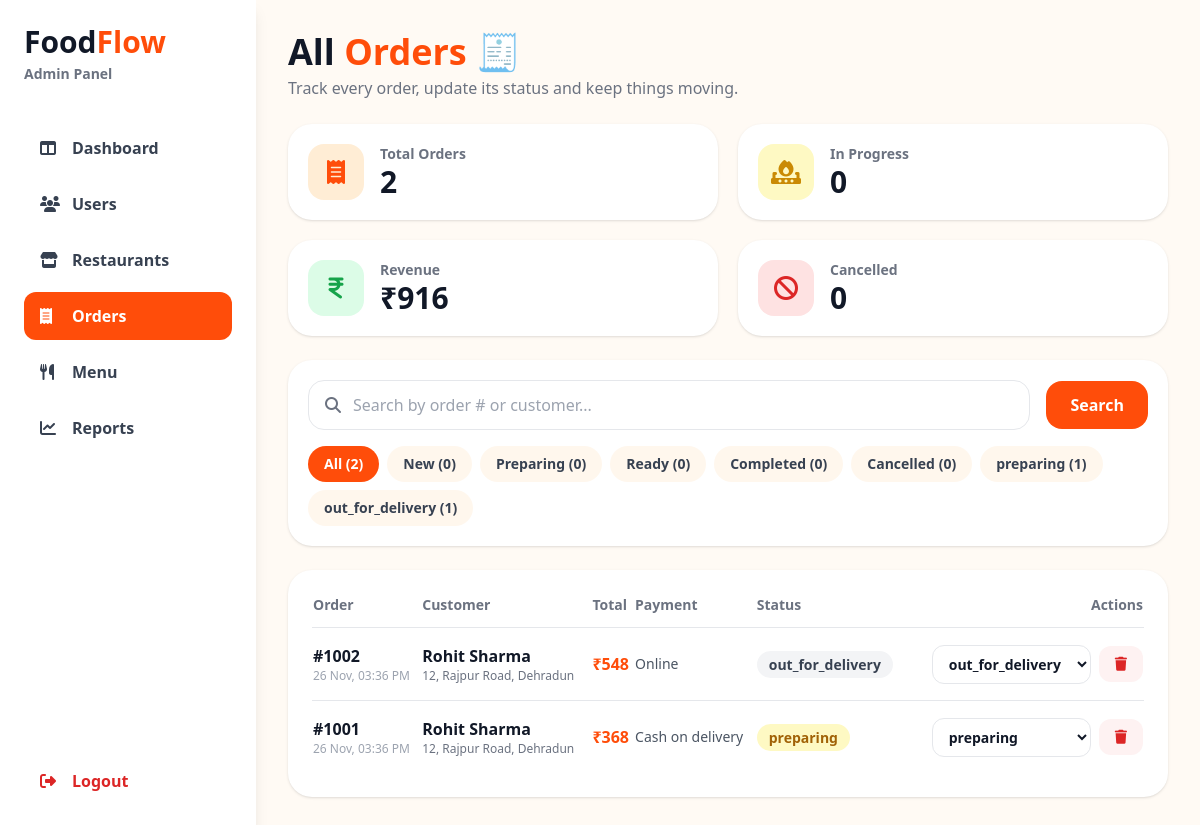
The page /Foodflow/Foodflow/Login/admin_orders.php (signed in) on the database its author committed.
### tables this page shows
CREATE TABLE orders (
    id               INT AUTO_INCREMENT PRIMARY KEY,
    customer_id      INT NOT NULL,
    customer_name    VARCHAR(100) NULL,
    total            DECIMAL(10,2) NOT NULL,
    payment_method   VARCHAR(50) NOT NULL DEFAULT 'Cash on delivery',
    status           ENUM('placed','preparing','ready','out_for_delivery','delivered','cancelled','New','Preparing','Ready','Completed','Cancelled') NOT NULL DEFAULT 'placed',
    delivery_address VARCHAR(255) NOT NULL,
    notes            VARCHAR(255) NULL,
    created_at       TIMESTAMP NOT NULL DEFAULT CURRENT_TIMESTAMP,
    CONSTRAINT chk_orders_total CHECK (total >= 0),
    CONSTRAINT fk_orders_customer FOREIGN KEY (customer_id) REFERENCES users(user_id) ON DELETE RESTRICT,
    INDEX idx_orders_status (status),
    INDEX idx_orders_created (created_at)
);

### Foodflow/Foodflow/Login/admin_orders.php (the view, shortened to what this page needs)
<?php
require_once __DIR__ . '/../db.php';
$self = basename($_SERVER['PHP_SELF']);
$ordersTable = 'orders';
$map = [
    'id'       => 'id',
    'customer' => 'customer_name',
    'address'  => 'delivery_address',
    'total'    => 'total',
    'payment'  => 'payment_method',
    'status'   => 'status',
    'created'  => 'created_at',
];
$defaultStatuses = ['New', 'Preparing', 'Ready', 'Completed', 'Cancelled'];
function tableColumns(PDO $db, string $table): array
{
    $cols = [];
    try {
        foreach ($db->query("SHOW COLUMNS FROM `$table`")->fetchAll(PDO::FETCH_ASSOC) as $r) {
            $cols[] = $r['Field'];
        }
        return $cols;
    } catch (PDOException $e) {
    }
    return $cols;
}
$db   = $pdo;
$cols = tableColumns($pdo, $ordersTable);
$c = [];
foreach ($map as $key => $realName) {
    if ($realName && in_array($realName, $cols, true)) {
        $c[$key] = $realName;
    }
}
$setupError = '';
function col(string $key): string
{
    global $c;
    return '`' . $c[$key] . '`';
}
$statusOptions = $defaultStatuses;
if ($setupError === '') {
    try {
        foreach ($db->query('SELECT DISTINCT ' . col('status') . " FROM `$ordersTable`")->fetchAll(PDO::FETCH_COLUMN) as $s) {
            if ($s !== null && $s !== '' && !in_array($s, $statusOptions, true)) {
                $statusOptions[] = $s;
            }
        }
    } catch (PDOException $e) {
        error_log($e->getMessage());
    }
}
$q       = trim($_GET['q'] ?? '');
$statSel = $_GET['status'] ?? 'all';
$page    = max(1, (int)($_GET['page'] ?? 1));
$perPage = 12;
$where  = [];
$params = [];
$whereSql = $where ? 'WHERE ' . implode(' AND ', $where) : '';
$orders = [];
$statusCounts = [];
$allCount = 0;
$revenue  = 0;
if ($setupError === '') {
    try {
        foreach ($db->query('SELECT ' . col('status') . ' AS s, COUNT(*) AS n FROM `' . $ordersTable . '` GROUP BY ' . col('status'))
                    ->fetchAll(PDO::FETCH_ASSOC) as $r) {
            $statusCounts[(string)$r['s']] = (int)$r['n'];
            $allCount += (int)$r['n'];
        }
        $revenue = (float)$db->query(
            'SELECT COALESCE(SUM(' . col('total') . "), 0) FROM `$ordersTable` WHERE LOWER(" . col('status') . ") <> 'cancelled'"
        )->fetchColumn();
        $stmt = $db->prepare("SELECT COUNT(*) FROM `$ordersTable` $whereSql");
        $stmt->execute($params);
        $total = (int)$stmt->fetchColumn();
        $pages  = max(1, (int)ceil($total / $perPage));
        $page   = min($page, $pages);
        $offset = ($page - 1) * $perPage;
        $select = [];
        foreach ($c as $key => $realName) {
            $select[] = "`$realName` AS `f_$key`";
        }
        $stmt = $db->prepare(
            'SELECT ' . implode(', ', $select) . " FROM `$ordersTable` $whereSql ORDER BY " . col('id')
            . " DESC LIMIT $perPage OFFSET $offset"
        );
        $stmt->execute($params);
        $orders = $stmt->fetchAll(PDO::FETCH_ASSOC);
    } catch (PDOException $e) {
        error_log($e->getMessage());
        $loadError = 'Unable to load orders right now.';
    }
}
function pageUrl(int $p, string $q, string $status): string
{
    return $GLOBALS['self'] . '?' . http_build_query(['q' => $q, 'status' => $status, 'page' => $p]);
}
$badge = [
    'new'       => 'bg-orange-100 text-[#ff4d0a]',
    'preparing' => 'bg-yellow-100 text-yellow-700',
    'ready'     => 'bg-green-100 text-green-700',
    'completed' => 'bg-blue-100 text-blue-700',
    'cancelled' => 'bg-red-100 text-red-700',
];
$cancelled = $statusCounts['Cancelled'] ?? 0;
$active    = ($statusCounts['New'] ?? 0) + ($statusCounts['Preparing'] ?? 0) + ($statusCounts['Ready'] ?? 0);
?>
<!DOCTYPE html>
<html lang="en">
<head>
    <script src="https://cdn.tailwindcss.com"></script>
    <link rel="stylesheet"
          href="https://cdnjs.cloudflare.com/ajax/libs/font-awesome/6.7.2/css/all.min.css">
</head>
<body class="m-0 min-h-screen bg-orange-50/60 text-gray-900">
<div class="flex min-h-screen">
    <aside class="hidden w-64 shrink-0 flex-col bg-white p-6 shadow-lg lg:flex">
        <h1 class="text-3xl font-bold">
            Food<span class="text-[#ff4d0a]">Flow</span>
        </h1>
        <p class="mt-1 text-sm font-semibold text-gray-500">Admin Panel</p>
        <nav class="mt-10 space-y-2 font-semibold">
            <a href="admin_dashboard.php"
               class="flex items-center gap-3 rounded-xl px-4 py-3 text-gray-700 hover:bg-orange-50">
                <i class="fa-solid fa-table-columns w-5"></i> Dashboard
            </a>
            <a href="admin_users.php"
               class="flex items-center gap-3 rounded-xl px-4 py-3 text-gray-700 hover:bg-orange-50">
                <i class="fa-solid fa-users w-5"></i> Users
            </a>
            <a href="admin_restaurants.php"
               class="flex items-center gap-3 rounded-xl px-4 py-3 text-gray-700 hover:bg-orange-50">
                <i class="fa-solid fa-store w-5"></i> Restaurants
            </a>
            <a href="<?= htmlspecialchars($self, ENT_QUOTES, 'UTF-8') ?>"
               class="flex items-center gap-3 rounded-xl bg-[#ff4d0a] px-4 py-3 text-white">
                <i class="fa-solid fa-receipt w-5"></i> Orders
            </a>
            <a href="admin_menu.php"
               class="flex items-center gap-3 rounded-xl px-4 py-3 text-gray-700 hover:bg-orange-50">
                <i class="fa-solid fa-utensils w-5"></i> Menu
            </a>
            <a href="admin_reports.php"
               class="flex items-center gap-3 rounded-xl px-4 py-3 text-gray-700 hover:bg-orange-50">
                <i class="fa-solid fa-chart-line w-5"></i> Reports
            </a>
        </nav>
        <a href="../logout.php"
           class="mt-auto flex items-center gap-3 rounded-xl px-4 py-3 font-semibold
                  text-red-600 hover:bg-red-50">
            <i class="fa-solid fa-right-from-bracket w-5"></i> Logout
        </a>
    </aside>
    <main class="min-w-0 flex-1 p-4 md:p-8">
        <header class="flex flex-wrap items-center justify-between gap-4">
            <div>
                <h2 class="text-3xl font-extrabold md:text-4xl">
                    All <span class="text-[#ff4d0a]">Orders</span> 🧾
                </h2>
                <p class="mt-1 font-medium text-gray-500">
                    Track every order, update its status and keep things moving.
                </p>
            </div>
        </header>
        <section class="mt-6 grid grid-cols-2 gap-5 xl:grid-cols-4">
            <?php foreach ([
                ['Total Orders', $allCount,                      'fa-receipt',           'bg-orange-100 text-[#ff4d0a]'],
                ['In Progress',  $active,                        'fa-fire-burner',       'bg-yellow-100 text-yellow-600'],
                ['Revenue',      '₹' . number_format($revenue),  'fa-indian-rupee-sign', 'bg-green-100 text-green-600'],
                ['Cancelled',    $cancelled,                     'fa-ban',               'bg-red-100 text-red-600'],
            ] as $card): ?>
                <div class="flex items-center gap-4 rounded-3xl bg-white p-5 shadow">
                    <div class="flex h-14 w-14 shrink-0 items-center justify-center rounded-2xl text-2xl <?= $card[3] ?>">
                        <i class="fa-solid <?= $card[2] ?>"></i>
                    </div>
                    <div>
                        <p class="text-sm font-semibold text-gray-500"><?= $card[0] ?></p>
                        <p class="text-3xl font-extrabold"><?= htmlspecialchars((string)$card[1]) ?></p>
                    </div>
                </div>
            <?php endforeach; ?>
        </section>
        <section class="mt-6 rounded-3xl bg-white p-5 shadow">
            <form method="GET" action="<?= htmlspecialchars($self, ENT_QUOTES, 'UTF-8') ?>"
                  class="flex flex-wrap items-center gap-4">
                <div class="flex min-w-[220px] flex-1 items-center gap-3 rounded-2xl
                            border border-gray-200 px-4 py-3 focus-within:border-orange-500">
                    <i class="fa-solid fa-magnifying-glass text-gray-500"></i>
                    <input type="search" name="q" id="searchInput" autocomplete="off"
                           value="<?= htmlspecialchars($q, ENT_QUOTES, 'UTF-8') ?>"
                           placeholder="Search by order # or customer..." class="w-full outline-none">
                </div>
                <button type="submit"
                        class="rounded-2xl bg-[#ff4d0a] px-6 py-3 font-bold text-white hover:bg-orange-500">
                    Search
                </button>
            </form>
            <div class="mt-4 flex flex-wrap gap-2">
                <a href="<?= htmlspecialchars(pageUrl(1, $q, 'all'), ENT_QUOTES, 'UTF-8') ?>"
                   class="rounded-full px-4 py-2 text-sm font-bold
                          <?= $statSel === 'all' ? 'bg-[#ff4d0a] text-white' : 'bg-orange-50 text-gray-700 hover:bg-orange-100' ?>">
                    All (<?= $allCount ?>)
                </a>
                <?php foreach ($statusOptions as $s): ?>
                    <a href="<?= htmlspecialchars(pageUrl(1, $q, $s), ENT_QUOTES, 'UTF-8') ?>"
                       class="rounded-full px-4 py-2 text-sm font-bold
                              <?= $statSel === $s ? 'bg-[#ff4d0a] text-white' : 'bg-orange-50 text-gray-700 hover:bg-orange-100' ?>">
                        <?= htmlspecialchars($s) ?> (<?= $statusCounts[$s] ?? 0 ?>)
                    </a>
                <?php endforeach; ?>
            </div>
        </section>
        <section class="mt-6 rounded-3xl bg-white p-6 shadow">
            <div class="overflow-x-auto">
                <table class="w-full min-w-[760px] text-left">
                    <thead>
                        <tr class="border-b text-sm text-gray-500">
                            <th class="pb-3">Order</th>
                            <?php if (isset($c['customer'])): ?><th class="pb-3">Customer</th><?php endif; ?>
                            <th class="pb-3">Total</th>
                            <?php if (isset($c['payment'])): ?><th class="pb-3">Payment</th><?php endif; ?>
                            <th class="pb-3">Status</th>
                            <th class="pb-3 text-right">Actions</th>
                        </tr>
                    </thead>
                    <tbody>
                    <?php foreach ($orders as $o): ?>
                        <?php
                            $oid    = (int)$o['f_id'];
                            $status = (string)$o['f_status'];
                            $when   = isset($c['created']) && $o['f_created'] !== null
                                ? (strtotime((string)$o['f_created']) ? date('d M, h:i A', strtotime((string)$o['f_created'])) : (string)$o['f_created'])
                                : '';
                        ?>
                        <tr class="border-b last:border-0">
                            <td class="py-4">
                                <p class="font-bold">#<?= $oid ?></p>
                                <?php if ($when !== ''): ?>
                                    <p class="text-xs text-gray-400"><?= htmlspecialchars($when) ?></p>
                                <?php endif; ?>
                            </td>
                            <?php if (isset($c['customer'])): ?>
                                <td class="py-4">
                                    <p class="font-semibold"><?= htmlspecialchars((string)$o['f_customer']) ?></p>
                                    <?php if (isset($c['address'])): ?>
                                        <p class="max-w-[220px] truncate text-xs text-gray-500"><?= htmlspecialchars((string)$o['f_address']) ?></p>
                                    <?php endif; ?>
                                </td>
                            <?php endif; ?>
                            <td class="py-4 font-extrabold text-[#ff4d0a]">₹<?= number_format((float)$o['f_total']) ?></td>
                            <?php if (isset($c['payment'])): ?>
                                <td class="py-4 text-sm text-gray-600"><?= htmlspecialchars((string)$o['f_payment']) ?></td>
                            <?php endif; ?>
                            <td class="py-4">
                                <span class="rounded-full px-3 py-1 text-sm font-bold
                                             <?= $badge[strtolower($status)] ?? 'bg-gray-100 text-gray-700' ?>">
                                    <?= htmlspecialchars($status) ?>
                                </span>
                            </td>
                            <td class="py-4">
                                <div class="flex items-center justify-end gap-2">
                                    <form method="POST" action="<?= htmlspecialchars($self, ENT_QUOTES, 'UTF-8') ?>">
                                        <select name="status" onchange="this.form.submit()" aria-label="Change status"
                                                class="rounded-xl border border-gray-200 bg-white px-3 py-2 text-sm font-semibold outline-none focus:border-orange-500">
                                            <?php foreach ($statusOptions as $s): ?>
                                                <option value="<?= htmlspecialchars($s, ENT_QUOTES, 'UTF-8') ?>"
                                                        <?= $s === $status ? 'selected' : '' ?>><?= htmlspecialchars($s) ?></option>
                                            <?php endforeach; ?>
                                        </select>
                                    </form>
                                    <form method="POST" action="<?= htmlspecialchars($self, ENT_QUOTES, 'UTF-8') ?>"
                                          onsubmit="return confirm('Delete order #<?= $oid ?>? This cannot be undone.');">
                                        <button type="submit"
                                                class="rounded-xl bg-red-50 px-4 py-2 text-sm font-bold text-red-600 hover:bg-red-100"
                                                aria-label="Delete order">
                                            <i class="fa-solid fa-trash"></i>
                                        </button>
                                    </form>
                                </div>
                            </td>
                        </tr>
                    <?php endforeach; ?>
                    </tbody>
                </table>
            </div>
        </section>
    </main>
</div>
</body>
</html>

### rows shown on the page
orders: id "1002", created_at "26 Nov, 03:36 PM", customer_name "Rohit Sharma", delivery_address "12, Rajpur Road, Dehradun", total "548", payment_method "Online", status "out_for_delivery"
orders: id "1001", created_at "26 Nov, 03:36 PM", customer_name "Rohit Sharma", delivery_address "12, Rajpur Road, Dehradun", total "368", payment_method "Cash on delivery", status "preparing"

### other values the page prints
$card[0] "Total Orders"
$card[1] "2"
$card[0] "In Progress"
$card[1] "0"
$card[0] "Revenue"
$card[1] "₹916"
$card[0] "Cancelled"
$allCount "2"
$s "New"
$statusCounts[$s] "0"
$s "Preparing"
$s "Ready"
$s "Completed"
$s "Cancelled"
$s "preparing"
